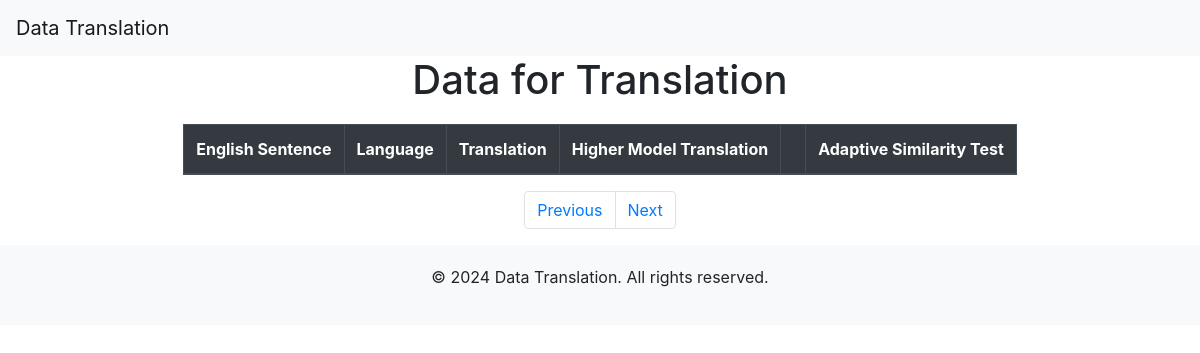
Before: /myapp/adaptive_scoring_test/ with the older database file.
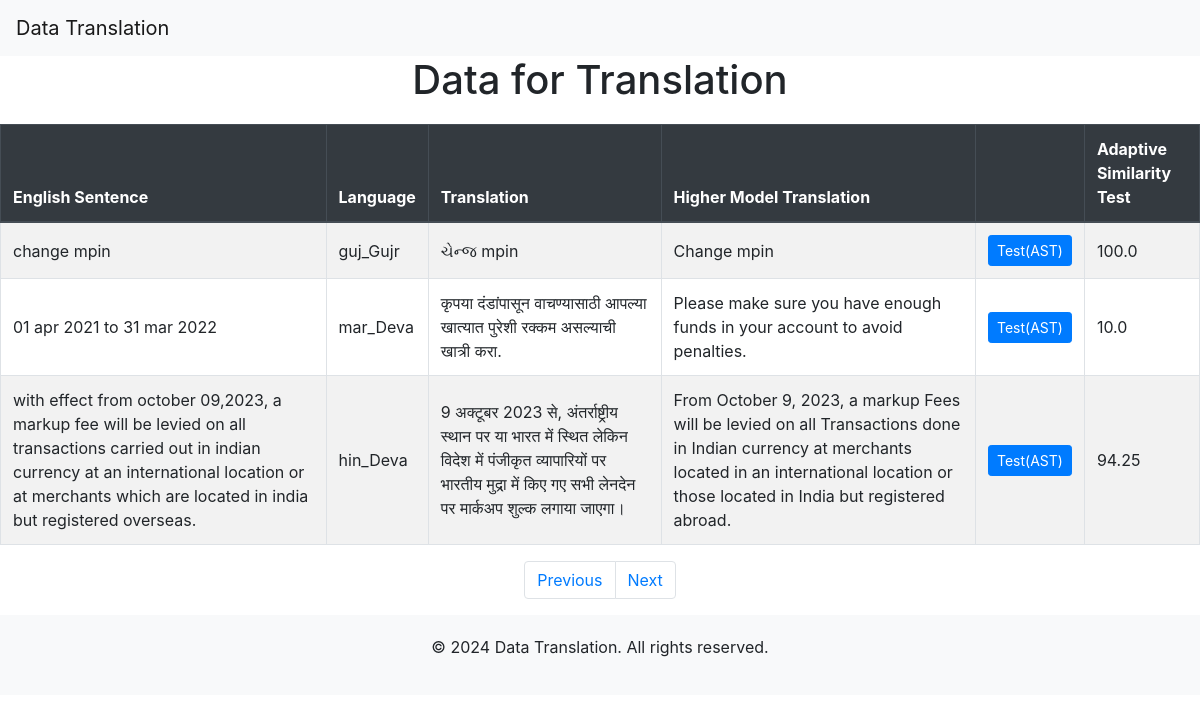
After: the same page with the newer database file.
### myapp/models.py (models this page shows, shortened)
class CachedData(models.Model):
    english_sentence = models.TextField(default = "")
    language_code = models.TextField(default = "")
    translation = models.TextField(default = "", blank=True)
    google_translation = models.TextField(default= "", blank=True)
    sushi_test_result = models.TextField(default= "", blank=True)
    want_to_run_sushi_result = models.BooleanField(default = False)
    class Meta:
        verbose_name = "CachedData"
        verbose_name_plural = "CachedData"

### myapp/views.py (the view)
# urls.py: path('adaptive_scoring_test/', sushi_test, name="sushi-test" ),
def sushi_test(request):
    extracted_data = CachedData.objects.filter(want_to_run_sushi_result=True)
    return render(request, 'myapp/sushi_test.html', {'extracted_data': extracted_data})

### myapp/templates/myapp/sushi_test.html (shortened to what this page needs)
<!DOCTYPE html>
<html lang="en">
<head>
    <link href="https://maxcdn.bootstrapcdn.com/bootstrap/4.5.2/css/bootstrap.min.css" rel="stylesheet">
</head>
<body>
    <nav class="navbar navbar-expand-lg navbar-light bg-light fixed-top">
        <a class="navbar-brand" href="#">Data Translation</a>
    </nav>
    <div class="container" style="padding-right: 0px !important;padding-left: 0px !important;max-width: fit-content;">
        <h1 class="text-center">Data for Translation</h1>
        <div class="table-responsive">
            <table class="table table-striped table-bordered table-hover">
                <thead class="thead-dark">
                    <tr>
                        <th>English Sentence</th>
                        <th>Language</th>
                        <th>Translation</th>
                        <th>Higher Model Translation</th>
                        <th></th>
                        <th>Adaptive Similarity Test</th>
                    </tr>
                </thead>
                <tbody>
                    {% for data in extracted_data %}
                    <tr>
                        <td>{{ data.english_sentence }}</td>
                        <td>{{ data.language_code }}</td>
                        <td>{{ data.translation }}</td>
                        <td>{{ data.google_translation }}</td>
                        <td><a class="btn btn-primary btn-sm" href="{% url 'sushi_testing_api' data.id %}">Test(AST)</a></td>
                        <td>{{ data.sushi_test_result }}</td>
                    </tr>
                    {% endfor %}
                </tbody>
            </table>
        </div>
        <nav aria-label="Page navigation">
            <ul class="pagination">
                <li class="page-item"><a class="page-link" href="#">Previous</a></li>
                <li class="page-item"><a class="page-link" href="#">Next</a></li>
            </ul>
        </nav>
    </div>
    <footer>
        <div class="container">
            <p>&copy; 2024 Data Translation. All rights reserved.</p>
        </div>
    </footer>
</body>
</html>

### myapp/templates/myapp/sushi_test.html (style rules this page uses)
body { padding-top: 56px; }
.table th, .table td { vertical-align: middle; }
h1 { margin-bottom: 20px; }
footer { background: #f8f9fa; padding: 20px 0; text-align: center; }
.pagination { justify-content: center; }

Changed rows visible on the page:
added CachedData: english_sentence "change mpin", language_code "guj_Gujr", translation "ચેન્જ mpin", google_translation "Change mpin", sushi_test_result "100.0"
added CachedData: english_sentence "01 apr 2021 to 31 mar 2022", language_code "mar_Deva", translation "कृपया दंडांपासून वाचण्यासाठी आपल्या खात्यात पुरेशी रक्कम असल्याची खात्री करा.", google_translation "Please make sure you have enough funds in your account to avoid penalties.", sushi_test_result "10.0"
added CachedData: english_sentence "with effect from october 09,2023, a markup fee will be levied on all transactions carried out in indian currency at an international location or at merchants which are located in india but registered overseas.", language_code "hin_Deva", translation "9 अक्टूबर 2023 से, अंतर्राष्ट्रीय स्थान पर या भारत में स्थित लेकिन विदेश में पंजीकृत व्यापारियों पर भारतीय मुद्रा में किए गए सभी लेनदेन पर मार्कअप शुल्क लगाया जाएगा।", google_translation "From October 9, 2023, a markup Fees will be levied on all Transactions done in Indian currency at merchants located in an international location or those located in India but registered abroad.", sushi_test_result "94.25"
